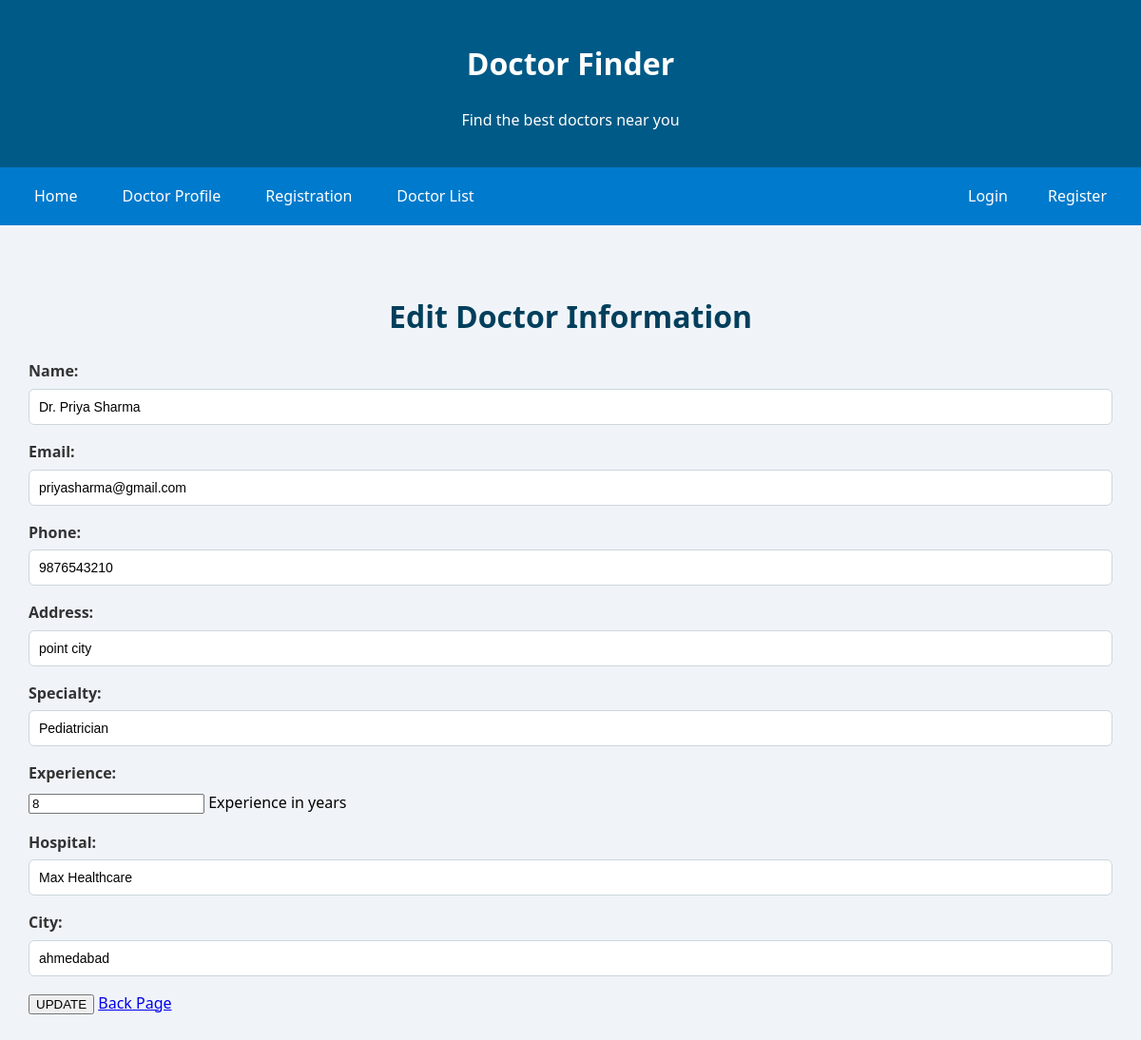
The app's page /update/6 with its own data.
### DFM/models.py (models this page shows, shortened)
class Doctor_info(models.Model):
    name = models.CharField(max_length=30)
    email = models.EmailField()
    phone = models.CharField(max_length=10)
    address = models.CharField(max_length=100)
    specialty = models.CharField(max_length=50)
    experience = models.PositiveIntegerField(help_text="Experience in years")
    hospital = models.CharField(max_length=50)
    city = models.CharField(max_length=50)

### DFM/views.py (the view)
# urls.py: path('update/<int:id>',views.update,name='update-data'),
def update(request,id):
    if request.method=='POST':
        pi = Doctor_info.objects.get(pk=id)
        fm = DoctorProfile(request.POST,instance=pi)
        if fm.is_valid():
            fm.save()
    else:
        pi = Doctor_info.objects.get(pk=id)
        fm = DoctorProfile(instance=pi)
    return render(request,'DFM/update.html',{'form':fm})

### DFM/forms.py
class DoctorProfile(forms.ModelForm):
    class Meta:
        model = Doctor_info
        fields = ['name','email','phone','address','specialty','experience','hospital','city']
        widgets = {
            'name' : forms.TextInput(attrs={'class':'form-control'}),
            'email' : forms.EmailInput(attrs={'class':'form-control'}),
            'phone' : forms.TextInput(attrs={'class':'form-control'}),
            'address' : forms.TextInput(attrs={'class':'form-control'}),
            'specialty' : forms.TextInput(attrs={'class':'form-control'}),
            'experience' : forms.NumberInput(attrs={'class':'form-control'}),
            'hospital' : forms.TextInput(attrs={'class':'form-control'}),
            'city' : forms.TextInput(attrs={'class':'form-control'}),
        }

### DFM/templates/DFM/update.html (shortened to what this page needs)
{% extends 'DFM/home.html' %}
{% block content %}
    <div>
        <div>
            <h2> Edit Doctor Information </h2>
            <form action="" method="POST">
                {{form.as_p}}
                <input type="submit" value="UPDATE">
                <a href="{% url 'doctor_list' %}" > Back Page </a>
            </form>
        </div>
    </div>
{% endblock content %}

### DFM/static/DFM/style.css (style rules this page uses)
body { font-family: 'Segoe UI', sans-serif; background-color: #eaf6ff; margin: 0; padding: 0; }

### DFM/static/DFM/style2.css (style rules this page uses)
body { font-family: 'Segoe UI', Tahoma, Geneva, Verdana, sans-serif; background-color: #f0f4f8; margin: 0; padding: 0; }
label { display: block; margin-top: 15px; margin-bottom: 5px; font-weight: 600; color: #333; }
input[type="text"], input[type="email"], input[type="password"] { width: 100%; padding: 10px; border: 1px solid #ccd6dd; border-radius: 6px; font-size: 14px; box-sizing: border-box; transition: border-color 0.3s ease; }

### DFM/static/DFM/style3.css (style rules this page uses)
body { font-family: 'Segoe UI', Tahoma, Geneva, Verdana, sans-serif; background-color: #eef2f7; margin: 0; padding: 0; line-height: 1.6; }
h2 { text-align: center; color: #003f5c; margin: 40px 0 20px; font-size: 32px; }

### DFM/templates/DFM/home.html (style rules this page uses)
body { font-family: 'Segoe UI', Tahoma, Geneva, Verdana, sans-serif; margin: 0; padding: 0; background: #f0f4f8; }

### records on screen
Doctor_info: name "Dr. Priya Sharma", email "priyasharma@gmail.com", phone "9876543210", address "point city", specialty "Pediatrician", experience "8", hospital "Max Healthcare", city "ahmedabad"
